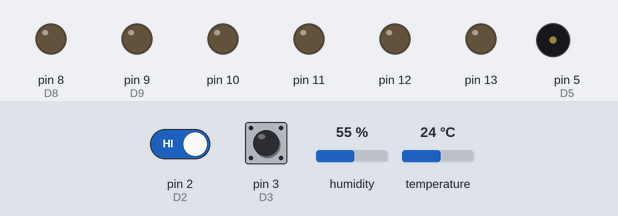
Recording of a program running on a simulated Arduino Uno, built with avr-gcc and run on an emulated ATmega328P. Shown: output pins drawn as LEDs (lit = HIGH), buzzer (waves = sounding). The inputs (shaded band) are chosen by the test bench; at power-on: pin 2 (D2) HIGH, pin 3 (D3) HIGH, humidity 55 %, temperature 24 °C. What the program prints to the serial monitor is not drawn.

Above: at 1.2 s.
1.3 s: pin 2 (D2) driven LOW
At 1.4 s:
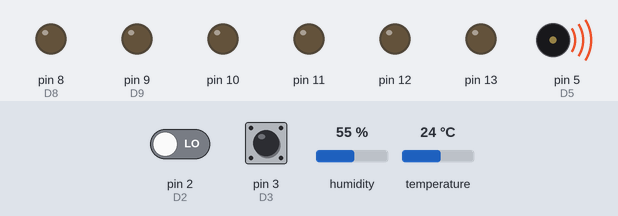
Timing chart, 0 to 4.3 s (numbered marks = the images above; inputs shaded):
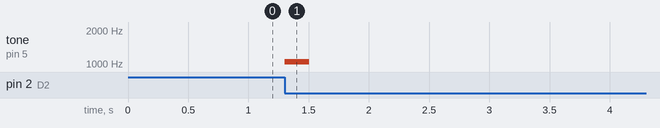

The program:

main.cpp
```cpp
/**
*
* @file src/main.cpp
* @brief Programme principal simulateur chauffage
* @author Thierry Vaira
* @version 0.1
*
*/
#include <Arduino.h>
#include <Wire.h>

#include "sonde.h"
#include "communication.h"
#include "shield.h"

//#define DEBUG
//#define TESTS_SHIELD

#define PERIODE_ACQUISITION 5000 //!< période d'acquisition en millisecondes
#define INTERROGATION   1 //!< par trame de requête/réponse
#define PERIODIQUE      2 //!< par trame périodique

#define MODE INTERROGATION //!< choix du mode de communication
//#define MODE PERIODIQUE

String trame; //!< la trame de communication

void setup()
{
  Serial.begin(9600);
  #ifdef DEBUG
  Serial.println(F("Simulateur + Shield 321MAKER"));
  #endif

  initialiserLiaisonSerie();
  initialiserCapteurs();
  initialiserShield();
  eteindreLeds();
}

void loop()
{
  #ifdef TESTS_SHIELD
  testerBuzzer();
  testerLeds();
  #endif

  modifierPeriode(PERIODE_ACQUISITION);
  while(true)
  {
    if(lireTrame(trame))
    {
      traiterTrame(trame);
    }

    bool etat = acquerir();
    #if MODE == PERIODIQUE
    if(etat)
    {
      String trameDonneesSonde = getDonneesSonde();
      envoyerTrame(trameDonneesSonde);
      #ifdef TESTS_SHIELD
      lireEntreesAnalogiques();
      #endif
    }
    #endif
  }
}
```

pinout.h
```cpp
/**
*
* @file include/pinout.h
* @brief Affectation des broches du microcontrôleur Arduino ou Wemos ESP32 pour le shield 321MAKER
* @author Thierry Vaira
* @version 0.1
*
*/
#ifndef PINOUT_H
#define PINOUT_H

#include <Arduino.h>

// Shield 321MAKER

#define FOR_WEMOS   1
#define FOR_ARDUINO 2

//#define SHIELD_321MAKER FOR_WEMOS
#define SHIELD_321MAKER FOR_ARDUINO

#if SHIELD_321MAKER == FOR_WEMOS
/*
  RGB :
  D9 -> 13 = RGB ROUGE
  D10 -> 5 = RGB BLEUE
  D11 -> 23 = RGB VERTE

  Leds :
  D12 -> 19 = LED ROUGE
  D13 -> 18 = LED BLEUE

  Buttons :
  D2 -> 26 = SW1
  D3 -> 25 = SW2

  DHT11 :
  D4 -> 17

  Buzzer :
  D5 -> 16

  IR :
  D6 -> 27

  Rotation :
  A0 -> 2

  Ligth :
  A1 -> 4

  LM35 :
  A2 -> 35

  D0 = RXD
  D1 = TXD
 */

static const uint8_t AN0   = 2;  // Rotation
static const uint8_t AN1   = 4;  // Light
static const uint8_t AN2   = 35; // LM35
static const uint8_t AN3   = 34; // Libre
static const uint8_t AN4   = 36;
static const uint8_t AN5   = 39;

static const uint8_t D0   = 3;  // RX
static const uint8_t D1   = 1;  // TX
static const uint8_t D2   = 26; // SW1
static const uint8_t D3   = 25; // SW2
static const uint8_t D4   = 17; // DHT11
static const uint8_t D5   = 16; // Buzzer
static const uint8_t D6   = 27; // IR
static const uint8_t D7   = 14; // Libre
static const uint8_t D8   = 12; // Libre
static const uint8_t D9   = 13; // RGB Rouge
static const uint8_t D10  = 5;  // RGB Bleu
static const uint8_t D11  = 23; // RGB Vert
static const uint8_t D12  = 19; // Led Rouge
static const uint8_t D13  = 18; // Led Bleue
#elif SHIELD_321MAKER == FOR_ARDUINO
static const uint8_t AN0   = A0; // Rotation
static const uint8_t AN1   = A1; // Light
static const uint8_t AN2   = A2; // LM35
static const uint8_t AN3   = A3; // Libre
static const uint8_t AN4   = A4; // SDA
static const uint8_t AN5   = A5; // SCL

static const uint8_t D0   = 0; // RX
static const uint8_t D1   = 1; // TX
static const uint8_t D2   = 2;  // SW1
static const uint8_t D3   = 3;  // SW2
static const uint8_t D4   = 4;  // DHT11
static const uint8_t D5   = 5;  // Buzzer
static const uint8_t D6   = 6;  // IR
static const uint8_t D7   = 7;  // Libre
static const uint8_t D8   = 8;  // Libre
static const uint8_t D9   = 9;  // RGB Rouge
static const uint8_t D10  = 10; // RGB Bleu
static const uint8_t D11  = 11; // RGB Vert
static const uint8_t D12  = 12; // Led Rouge
static const uint8_t D13  = 13; // Led Bleue
#endif
static const uint8_t Rotation   = AN0;
static const uint8_t Light      = AN1;
static const uint8_t LM35       = AN2;
static const uint8_t RX         = D7; //D0;
static const uint8_t TX         = D8; //D1;
static const uint8_t SW1        = D2;
static const uint8_t SW2        = D3;
static const uint8_t DHT_11     = D4;
static const uint8_t BUZZER     = D5;
static const uint8_t IR         = D6;
static const uint8_t RGB_ROUGE  = D9;
static const uint8_t RGB_BLEUE  = D10;
static const uint8_t RGB_VERTE  = D11;
static const uint8_t LED_ROUGE  = D12;
static const uint8_t LED_BLEUE  = D13;
#endif
```

Measured:
- after the input at 1.3 s, tone on pin 5 (D5): silent → 1047 Hz at once, → silent 0.20 s later
